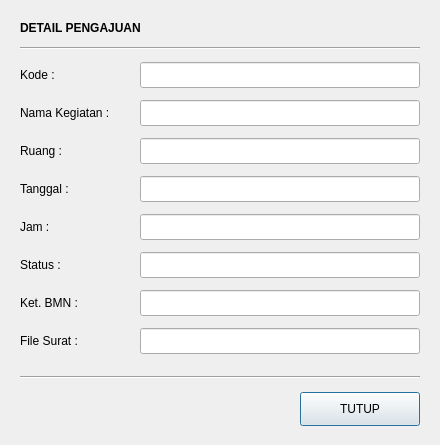
<?xml version="1.0" encoding="UTF-8"?>
<ui version="4.0">
 <class>DetailRiwayat</class>
 <widget class="QDialog" name="DetailRiwayat">
  <property name="geometry">
   <rect>
    <x>0</x>
    <y>0</y>
    <width>440</width>
    <height>445</height>
   </rect>
  </property>
  <property name="windowTitle">
   <string>Detail Pengajuan</string>
  </property>
  <property name="windowIcon">
   <iconset>
    <normaloff>icons/app.png</normaloff>icons/app.png</iconset>
  </property>
  <property name="modal">
   <bool>true</bool>
  </property>
  <widget class="QLabel" name="lblJudul">
   <property name="geometry">
    <rect>
     <x>20</x>
     <y>15</y>
     <width>400</width>
     <height>26</height>
    </rect>
   </property>
   <property name="font">
    <font>
     <weight>75</weight>
     <bold>true</bold>
    </font>
   </property>
   <property name="text">
    <string>DETAIL PENGAJUAN</string>
   </property>
  </widget>
  <widget class="QFrame" name="garisAtas">
   <property name="geometry">
    <rect>
     <x>20</x>
     <y>47</y>
     <width>400</width>
     <height>2</height>
    </rect>
   </property>
   <property name="frameShape">
    <enum>QFrame::HLine</enum>
   </property>
   <property name="frameShadow">
    <enum>QFrame::Sunken</enum>
   </property>
  </widget>
  <widget class="QLabel" name="lblKode">
   <property name="geometry">
    <rect>
     <x>20</x>
     <y>62</y>
     <width>110</width>
     <height>26</height>
    </rect>
   </property>
   <property name="text">
    <string>Kode :</string>
   </property>
  </widget>
  <widget class="QLineEdit" name="editKode">
   <property name="geometry">
    <rect>
     <x>140</x>
     <y>62</y>
     <width>280</width>
     <height>26</height>
    </rect>
   </property>
   <property name="text">
    <string/>
   </property>
   <property name="readOnly">
    <bool>true</bool>
   </property>
  </widget>
  <widget class="QLabel" name="lblNamaKegiatan">
   <property name="geometry">
    <rect>
     <x>20</x>
     <y>100</y>
     <width>110</width>
     <height>26</height>
    </rect>
   </property>
   <property name="text">
    <string>Nama Kegiatan :</string>
   </property>
  </widget>
  <widget class="QLineEdit" name="editNamaKegiatan">
   <property name="geometry">
    <rect>
     <x>140</x>
     <y>100</y>
     <width>280</width>
     <height>26</height>
    </rect>
   </property>
   <property name="text">
    <string/>
   </property>
   <property name="readOnly">
    <bool>true</bool>
   </property>
  </widget>
  <widget class="QLabel" name="lblRuang">
   <property name="geometry">
    <rect>
     <x>20</x>
     <y>138</y>
     <width>110</width>
     <height>26</height>
    </rect>
   </property>
   <property name="text">
    <string>Ruang :</string>
   </property>
  </widget>
  <widget class="QLineEdit" name="editRuang">
   <property name="geometry">
    <rect>
     <x>140</x>
     <y>138</y>
     <width>280</width>
     <height>26</height>
    </rect>
   </property>
   <property name="text">
    <string/>
   </property>
   <property name="readOnly">
    <bool>true</bool>
   </property>
  </widget>
  <widget class="QLabel" name="lblTanggal">
   <property name="geometry">
    <rect>
     <x>20</x>
     <y>176</y>
     <width>110</width>
     <height>26</height>
    </rect>
   </property>
   <property name="text">
    <string>Tanggal :</string>
   </property>
  </widget>
  <widget class="QLineEdit" name="editTanggal">
   <property name="geometry">
    <rect>
     <x>140</x>
     <y>176</y>
     <width>280</width>
     <height>26</height>
    </rect>
   </property>
   <property name="text">
    <string/>
   </property>
   <property name="readOnly">
    <bool>true</bool>
   </property>
  </widget>
  <widget class="QLabel" name="lblJam">
   <property name="geometry">
    <rect>
     <x>20</x>
     <y>214</y>
     <width>110</width>
     <height>26</height>
    </rect>
   </property>
   <property name="text">
    <string>Jam :</string>
   </property>
  </widget>
  <widget class="QLineEdit" name="editJam">
   <property name="geometry">
    <rect>
     <x>140</x>
     <y>214</y>
     <width>280</width>
     <height>26</height>
    </rect>
   </property>
   <property name="text">
    <string/>
   </property>
   <property name="readOnly">
    <bool>true</bool>
   </property>
  </widget>
  <widget class="QLabel" name="lblStatus">
   <property name="geometry">
    <rect>
     <x>20</x>
     <y>252</y>
     <width>110</width>
     <height>26</height>
    </rect>
   </property>
   <property name="text">
    <string>Status :</string>
   </property>
  </widget>
  <widget class="QLineEdit" name="editStatus">
   <property name="geometry">
    <rect>
     <x>140</x>
     <y>252</y>
     <width>280</width>
     <height>26</height>
    </rect>
   </property>
   <property name="text">
    <string/>
   </property>
   <property name="readOnly">
    <bool>true</bool>
   </property>
  </widget>
  <widget class="QLabel" name="lblKetBMN">
   <property name="geometry">
    <rect>
     <x>20</x>
     <y>290</y>
     <width>110</width>
     <height>26</height>
    </rect>
   </property>
   <property name="text">
    <string>Ket. BMN :</string>
   </property>
  </widget>
  <widget class="QLineEdit" name="editKetBMN">
   <property name="geometry">
    <rect>
     <x>140</x>
     <y>290</y>
     <width>280</width>
     <height>26</height>
    </rect>
   </property>
   <property name="text">
    <string/>
   </property>
   <property name="readOnly">
    <bool>true</bool>
   </property>
  </widget>
  <widget class="QLabel" name="lblFileSurat">
   <property name="geometry">
    <rect>
     <x>20</x>
     <y>328</y>
     <width>110</width>
     <height>26</height>
    </rect>
   </property>
   <property name="text">
    <string>File Surat :</string>
   </property>
  </widget>
  <widget class="QLineEdit" name="editFileSurat">
   <property name="geometry">
    <rect>
     <x>140</x>
     <y>328</y>
     <width>280</width>
     <height>26</height>
    </rect>
   </property>
   <property name="text">
    <string/>
   </property>
   <property name="readOnly">
    <bool>true</bool>
   </property>
  </widget>
  <widget class="QFrame" name="garisBawah">
   <property name="geometry">
    <rect>
     <x>20</x>
     <y>376</y>
     <width>400</width>
     <height>2</height>
    </rect>
   </property>
   <property name="frameShape">
    <enum>QFrame::HLine</enum>
   </property>
   <property name="frameShadow">
    <enum>QFrame::Sunken</enum>
   </property>
  </widget>
  <widget class="QPushButton" name="btnTutup">
   <property name="geometry">
    <rect>
     <x>300</x>
     <y>392</y>
     <width>120</width>
     <height>34</height>
    </rect>
   </property>
   <property name="text">
    <string>TUTUP</string>
   </property>
   <property name="icon">
    <iconset>
     <normaloff>../icon/close.png</normaloff>../icon/close.png</iconset>
   </property>
  </widget>
 </widget>
 <resources/>
 <connections>
  <connection>
   <sender>btnTutup</sender>
   <signal>clicked()</signal>
   <receiver>DetailRiwayat</receiver>
   <slot>accept()</slot>
   <hints>
    <hint type="sourcelabel">
     <x>20</x>
     <y>20</y>
    </hint>
    <hint type="destinationlabel">
     <x>20</x>
     <y>20</y>
    </hint>
   </hints>
  </connection>
 </connections>
</ui>
